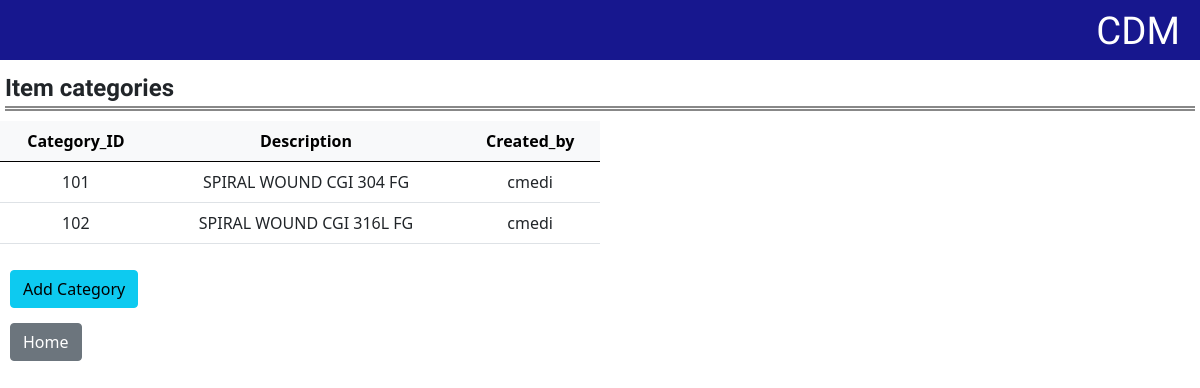
The page /get_item_categories on the database as committed earlier.
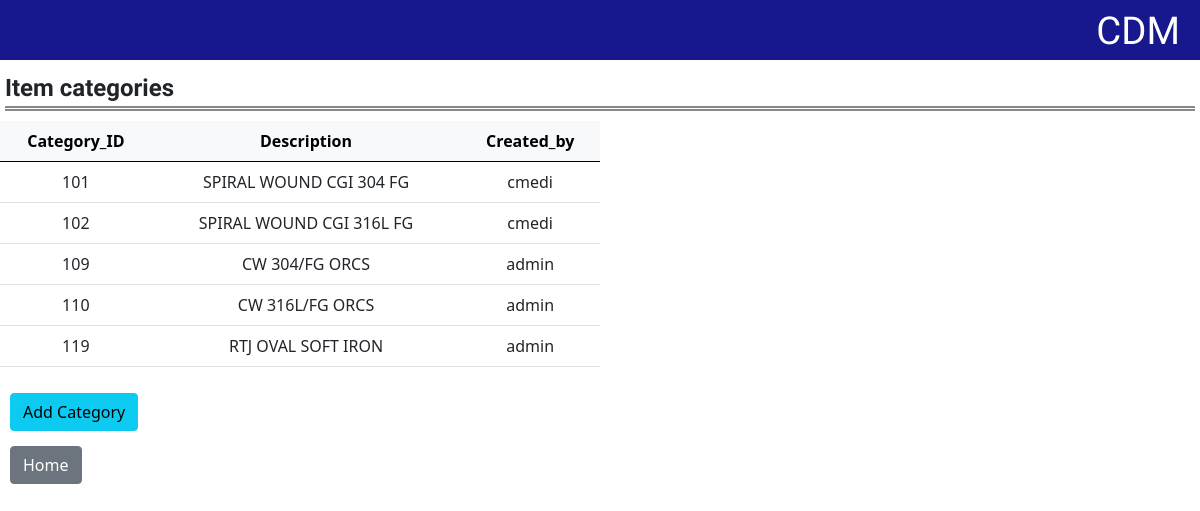
The same page on the database as committed later.
### tables this page shows
CREATE TABLE item_categories (id INTEGER PRIMARY KEY NOT NULL UNIQUE, description TEXT NOT NULL UNIQUE, counter INTEGER DEFAULT 1, created_by TEXT, FOREIGN KEY (created_by) REFERENCES users (username) ON DELETE SET NULL, CHECK (id >= 100 AND id <= 999));

### app.py (the view)
@app.route ("/get_item_categories", methods = ["GET"])
def get_item_categories():
    categories = db.execute("SELECT * FROM item_categories")
    return render_template("item_categories.html", categories=categories)

### app.py (called while the page is built)
@app.after_request
def after_request(response):
    response.headers["Cache-Control"] = "no-cache, no-store, must-revalidate"
    response.headers["Expires"] = 0
    response.headers["Pragma"] = "no-cache"
    return response

### templates/item_categories.html (shortened to what this page needs)
{% extends "layout.html" %}
{% block body %}
    <div class="page-title">Item categories</div>
    <table class="table" style="text-align: center; max-width: 600px">
        <thead class="table-light">
            <tr>
                <th>Category_ID</th>
                <th>Description</th>
                <th>Created_by</th>
            </tr>
        </thead>
        <tbody>
            {% for category in categories %}
            <tr>
                <td>{{ category["id"] }}</td>
                <td>{{ category["description"] }}</td>
                <td>{{ category["created_by"] }}</td>
            </tr>
            {% endfor %}
        </tbody>
    </table>
    <form method="get" action="/create_category" style="padding: 10px;">
        <button class="btn btn-info" type="submit">Add Category</button>
    </form>
    <form method="get" action="/" style="padding-left: 10px; padding-top: 5px;">
        <button class="btn btn-secondary" type="submit">Home</button>
    </form>
{% endblock %}

Rows that differ between the two databases and show on the page:
added item_categories: id "109", description "CW 304/FG ORCS", created_by "admin"
added item_categories: id "110", description "CW 316L/FG ORCS", created_by "admin"
added item_categories: id "119", description "RTJ OVAL SOFT IRON", created_by "admin"
